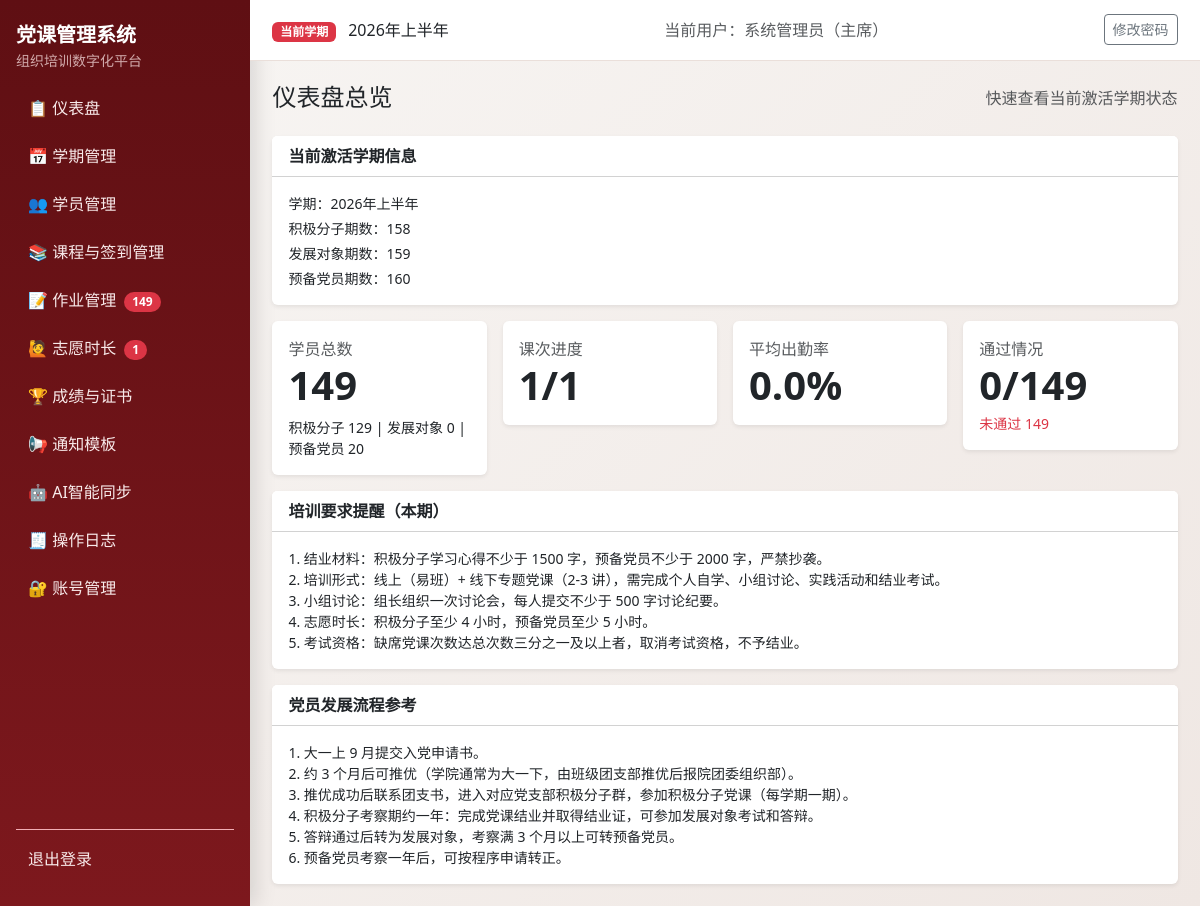
The app's page /dashboard (signed in) with its own data.
### models.py (models this page shows, shortened)
class Semester(db.Model):
    __tablename__ = "semesters"
    id = db.Column(db.Integer, primary_key=True)
    name = db.Column(db.String(100), nullable=False)
    period_code = db.Column(db.String(20), nullable=True)
    period_positive = db.Column(db.String(20), nullable=True)
    period_development = db.Column(db.String(20), nullable=True)
    period_probationary = db.Column(db.String(20), nullable=True)
    year = db.Column(db.Integer, nullable=False)
    status = db.Column(db.String(20), nullable=False, default="active")
    exam_weight = db.Column(db.Integer, nullable=False, default=40)
    attendance_weight = db.Column(db.Integer, nullable=False, default=30)
    assignment_weight = db.Column(db.Integer, nullable=False, default=20)
    volunteer_weight = db.Column(db.Integer, nullable=False, default=10)
    pass_threshold = db.Column(db.Float, nullable=False, default=60.0)
    volunteer_target_hours = db.Column(db.Float, nullable=False, default=0.0)
    min_attendance_sessions = db.Column(db.Integer, nullable=False, default=2)
    created_at = db.Column(db.DateTime, default=datetime.utcnow, nullable=False)
    students = db.relationship("Student", back_populates="semester", cascade="all, delete-orphan")
    course_sessions = db.relationship("CourseSession", back_populates="semester", cascade="all, delete-orphan")
    assignments = db.relationship("Assignment", back_populates="semester", cascade="all, delete-orphan")
    volunteer_records = db.relationship(
        "VolunteerRecord", back_populates="semester", cascade="all, delete-orphan"
    )
    exam_records = db.relationship("ExamRecord", back_populates="semester", cascade="all, delete-orphan")
    final_scores = db.relationship("FinalScore", back_populates="semester", cascade="all, delete-orphan")

class User(UserMixin, db.Model):
    __tablename__ = "users"
    id = db.Column(db.Integer, primary_key=True)
    username = db.Column(db.String(80), unique=True, nullable=False, index=True)
    password_hash = db.Column(db.String(255), nullable=False)
    role = db.Column(db.String(20), nullable=False, default="staff")
    real_name = db.Column(db.String(80), nullable=True)
    created_at = db.Column(db.DateTime, default=datetime.utcnow, nullable=False)

### blueprints/auth.py (the view)
@auth_bp.route("/dashboard")
@login_required
def dashboard():
	semester = Semester.query.filter_by(status="active").order_by(Semester.id.desc()).first()
	stats = {
		"total_students": 0,
		"stage_counts": {"积极分子": 0, "发展对象": 0, "预备党员": 0},
		"completed_sessions": 0,
		"total_sessions": 0,
		"attendance_rate": 0.0,
		"passed": 0,
		"failed": 0,
	}
	if semester:
		students = Student.query.filter_by(semester_id=semester.id).all()
		stats["total_students"] = len(students)
		for s in students:
			if s.stage in stats["stage_counts"]:
				stats["stage_counts"][s.stage] += 1
		sessions = CourseSession.query.filter_by(semester_id=semester.id).all()
		stats["total_sessions"] = len(sessions)
		today = date.today()
		stats["completed_sessions"] = sum(1 for item in sessions if item.date and item.date <= today)
		if students and sessions:
			student_ids = [s.id for s in students]
			session_ids = [c.id for c in sessions]
			valid_attendance = (
				Attendance.query.filter(Attendance.student_id.in_(student_ids), Attendance.session_id.in_(session_ids))
				.filter(Attendance.status.in_(["到场", "线上"]))
				.count()
			)
			stats["attendance_rate"] = round(valid_attendance * 100 / (len(students) * len(sessions)), 2)
		final_scores = FinalScore.query.filter_by(semester_id=semester.id).all()
		stats["passed"] = sum(1 for item in final_scores if item.is_passed)
		stats["failed"] = sum(1 for item in final_scores if not item.is_passed)
	return render_template("dashboard.html", stats=stats)

### authz.py (called while the page is built)
def normalize_role(role: str | None) -> str:
    value = (role or "staff").strip().lower()
    if value not in ROLE_LABELS:
        return "staff"
    return value

def role_label(role: str | None) -> str:
    return ROLE_LABELS.get(normalize_role(role), "干事")

def can_view_logs(role: str | None) -> bool:
    return normalize_role(role) in {"admin", "minister"}

def can_manage_accounts(role: str | None) -> bool:
    return normalize_role(role) == "admin"

def can_edit_notification_templates(role: str | None) -> bool:
    return normalize_role(role) in {"admin", "minister"}

### templates/dashboard.html (shortened to what this page needs)
{% extends "base.html" %}
{% block content %}
<div class="d-flex justify-content-between align-items-center mb-4">
  <h1 class="h4 mb-0">仪表盘总览</h1>
  <span class="text-muted">快速查看当前激活学期状态</span>
</div>
{% if current_semester %}
<div class="card border-0 shadow-sm mb-3">
  <div class="card-header bg-white fw-semibold">当前激活学期信息</div>
  <div class="card-body small">
    <div class="mb-1">学期：{{ current_semester.name }}</div>
    <div class="mb-1">积极分子期数：{{ current_semester.period_positive or '未设置' }}</div>
    <div class="mb-1">发展对象期数：{{ current_semester.period_development or '未设置' }}</div>
    <div>预备党员期数：{{ current_semester.period_probationary or '未设置' }}</div>
  </div>
</div>
{% endif %}
<div class="row g-3 mb-3">
  <div class="col-md-3">
    <div class="card shadow-sm border-0">
      <div class="card-body">
        <div class="text-muted">学员总数</div>
        <div class="display-6 fw-semibold">{{ stats.total_students }}</div>
        <div class="small mt-2">
          积极分子 {{ stats.stage_counts['积极分子'] }} | 发展对象 {{ stats.stage_counts['发展对象'] }} | 预备党员 {{ stats.stage_counts['预备党员'] }}
        </div>
      </div>
    </div>
  </div>
  <div class="col-md-3">
    <div class="card shadow-sm border-0">
      <div class="card-body">
        <div class="text-muted">课次进度</div>
        <div class="display-6 fw-semibold">{{ stats.completed_sessions }}/{{ stats.total_sessions }}</div>
      </div>
    </div>
  </div>
  <div class="col-md-3">
    <div class="card shadow-sm border-0">
      <div class="card-body">
        <div class="text-muted">平均出勤率</div>
        <div class="display-6 fw-semibold">{{ stats.attendance_rate }}%</div>
      </div>
    </div>
  </div>
  <div class="col-md-3">
    <div class="card shadow-sm border-0">
      <div class="card-body">
        <div class="text-muted">通过情况</div>
        <div class="display-6 fw-semibold">{{ stats.passed }}/{{ stats.passed + stats.failed }}</div>
        <div class="small text-danger mt-1">未通过 {{ stats.failed }}</div>
      </div>
    </div>
  </div>
</div>
<div class="card border-0 shadow-sm mb-3">
  <div class="card-header bg-white fw-semibold">培训要求提醒（本期）</div>
  <div class="card-body small">
    <div>1. 结业材料：积极分子学习心得不少于 1500 字，预备党员不少于 2000 字，严禁抄袭。</div>
    <div>2. 培训形式：线上（易班）+ 线下专题党课（2-3 讲），需完成个人自学、小组讨论、实践活动和结业考试。</div>
    <div>3. 小组讨论：组长组织一次讨论会，每人提交不少于 500 字讨论纪要。</div>
    <div>4. 志愿时长：积极分子至少 4 小时，预备党员至少 5 小时。</div>
    <div>5. 考试资格：缺席党课次数达总次数三分之一及以上者，取消考试资格，不予结业。</div>
  </div>
</div>
<div class="card border-0 shadow-sm">
  <div class="card-header bg-white fw-semibold">党员发展流程参考</div>
  <div class="card-body small">
    <div>1. 大一上 9 月提交入党申请书。</div>
    <div>2. 约 3 个月后可推优（学院通常为大一下，由班级团支部推优后报院团委组织部）。</div>
    <div>3. 推优成功后联系团支书，进入对应党支部积极分子群，参加积极分子党课（每学期一期）。</div>
    <div>4. 积极分子考察期约一年：完成党课结业并取得结业证，可参加发展对象考试和答辩。</div>
    <div>5. 答辩通过后转为发展对象，考察满 3 个月以上可转预备党员。</div>
    <div>6. 预备党员考察一年后，可按程序申请转正。</div>
  </div>
</div>
{% endblock %}

### templates/base.html (shortened to what this page needs)
<!doctype html>
<html lang="zh-CN">
<head>
  <link href="https://cdn.jsdelivr.net/npm/bootstrap@5.3.3/dist/css/bootstrap.min.css" rel="stylesheet">
</head>
<body>
  {% if current_user.is_authenticated %}
  <div class="layout">
    <aside class="sidebar d-flex flex-column">
      <div class="mb-3">
        <div class="fw-bold fs-5 text-white">党课管理系统</div>
        <div class="small opacity-75">组织培训数字化平台</div>
      </div>
      <nav class="nav flex-column mb-3">
        <a class="nav-link" href="{{ url_for('auth_bp.dashboard') }}">📋 仪表盘</a>
        <a class="nav-link" href="{{ url_for('semester_bp.list_semesters') }}">📅 学期管理</a>
        <a class="nav-link" href="{{ url_for('students_bp.list_students') }}">👥 学员管理</a>
        <a class="nav-link" href="{{ url_for('courses_bp.list_courses') }}">📚 课程与签到管理</a>
        <a class="nav-link" href="{{ url_for('assignments_bp.assignments_overview') }}">📝 作业管理
          {% if pending_assignment_students > 0 %}
            <span class="badge rounded-pill text-bg-danger ms-1">{{ pending_assignment_students }}</span>
          {% endif %}
        </a>
        <a class="nav-link" href="{{ url_for('volunteers_bp.volunteer_overview') }}">🙋 志愿时长
          {% if pending_volunteer_records > 0 %}
            <span class="badge rounded-pill text-bg-danger ms-1">{{ pending_volunteer_records }}</span>
          {% endif %}
        </a>
        <a class="nav-link" href="{{ url_for('scores_bp.result_overview') }}">🏆 成绩与证书</a>
        <a class="nav-link" href="{{ url_for('notifications_bp.template_list') }}">📢 通知模板</a>
        <a class="nav-link" href="{{ url_for('ai_tools_bp.index') }}">🤖 AI智能同步</a>
        {% if can_view_logs %}
        <a class="nav-link" href="{{ url_for('auth_bp.operation_logs') }}">🧾 操作日志</a>
        {% endif %}
        {% if can_manage_accounts %}
        <a class="nav-link" href="{{ url_for('auth_bp.account_list') }}">🔐 账号管理</a>
        {% endif %}
      </nav>
      <div class="mt-auto pt-2 border-top border-danger-subtle">
        <a class="nav-link" href="{{ url_for('auth_bp.logout') }}">退出登录</a>
      </div>
    </aside>
    <div class="content-wrap">
      <header class="topbar">
        <div>
          <span class="badge text-bg-danger">当前学期</span>
          <span class="ms-2">{{ current_semester.name if current_semester else '未设置激活学期' }}</span>
        </div>
        <div class="text-muted">当前用户：{{ current_user.real_name or current_user.username }}（{{ current_user_role_label }}）</div>
        <div>
          <a class="btn btn-sm btn-outline-secondary" href="{{ url_for('auth_bp.change_password') }}">修改密码</a>
        </div>
      </header>
      <main class="page-content">
        {% block content %}{% endblock %}
      </main>
    </div>
  </div>
  {% else %}
    {% block auth_content %}{% endblock %}
  {% endif %}
</body>
</html>

### templates/base.html (style rules this page uses)
:root { --pc-primary: #9f1d22; --pc-primary-dark: #7f1519; --pc-sidebar-bg: #5f0f13; --pc-sidebar-text: #f6dddd; --pc-bg: #f8f6f4; --pc-card: #ffffff; }
body { background: linear-gradient(135deg, #f8f6f4 0%, #efe7e3 100%); min-height: 100vh; }
.layout { display: flex; min-height: 100vh; }
.sidebar { width: 250px; background: linear-gradient(180deg, var(--pc-sidebar-bg), #7d181d); color: var(--pc-sidebar-text); position: fixed; top: 0; left: 0; bottom: 0; padding: 1.25rem 1rem; box-shadow: 6px 0 20px rgba(0, 0, 0, 0.12); }
.sidebar .nav-link { color: #f8eaea; border-radius: 10px; margin-bottom: 0.4rem; padding: 0.55rem 0.75rem; }
.content-wrap { margin-left: 250px; width: calc(100% - 250px); }
.topbar { background: var(--pc-card); border-bottom: 1px solid #eadfda; padding: 0.9rem 1.4rem; display: flex; justify-content: space-between; align-items: center; position: sticky; top: 0; z-index: 5; }
.page-content { padding: 1.4rem; }

### records on screen
Semester: name "2026年上半年", period_positive "158", period_development "159", period_probationary "160"
User: real_name "系统管理员"

### other values on screen
{{ pending_assignment_students }} "149"
{{ pending_volunteer_records }} "1"
{{ current_user_role_label }} "主席"
{{ stats.total_students }} "149"
{{ stats.stage_counts['积极分子'] }} "129"
{{ stats.stage_counts['发展对象'] }} "0"
{{ stats.stage_counts['预备党员'] }} "20"
{{ stats.completed_sessions }} "1"
{{ stats.total_sessions }} "1"
{{ stats.attendance_rate }} "0.0"
{{ stats.passed }} "0"
{{ stats.passed + stats.failed }} "149"
{{ stats.failed }} "149"
